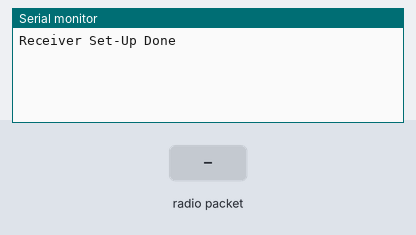
Bench run of a sketch on a simulated Arduino Uno, built with avr-gcc and run on an emulated ATmega328P. Shown: the last lines printed to the serial monitor. The test bench sets the inputs (shaded band). No radio packets arrive unless stated.

Above: at 3.2 s.
3.3 s: radio packet "1" arrives
At 4.5 s:
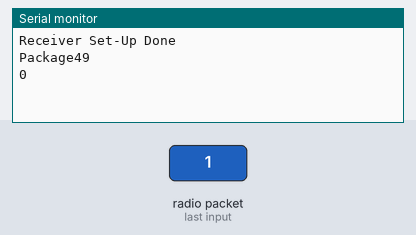
4.8 s: radio packet "0" arrives
At 5.8 s:
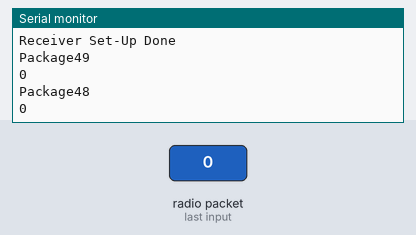
6.3 s: radio packet "2" arrives
At 7.0 s:
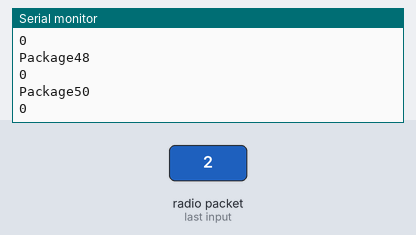

Measured:
- after the input at 3.3 s, the serial monitor: prints a new line at once (image 1)
- after the input at 4.8 s, the serial monitor: prints a new line at once (image 2)
- after the input at 6.3 s, the serial monitor: prints a new line at once (image 3)

The sketch:

Rf24l01_receiver.ino
```cpp
#include <SPI.h>
#include "RF24.h"
#include "nRF24L01.h"
#include "printf.h"

RF24 myRadio (7,8);
const uint64_t pipe = 0xB01DFACECEL;
struct package
{
  int id=0;
  int code = 0;
  char text[100] = "";
};

typedef struct package Package;
Package data;

void setup() {
 Serial.begin(9600);
 printf_begin();
 delay(1000);

 myRadio.begin();
 myRadio.setChannel(115);
 myRadio.openReadingPipe(1,pipe);
 myRadio.printDetails();
 myRadio.startListening();

 Serial.println("Receiver Set-Up Done");
 delay(1000);
}

void loop() {
  if(myRadio.available())
 {
  while(myRadio.available())
   {
     myRadio.read(&data, sizeof(data));
     Serial.print("\nPackage");
     Serial.println(data.id);
     Serial.println(data.code);
     Serial.println(data.text);
   }
 }
 delay(50);
}
```
